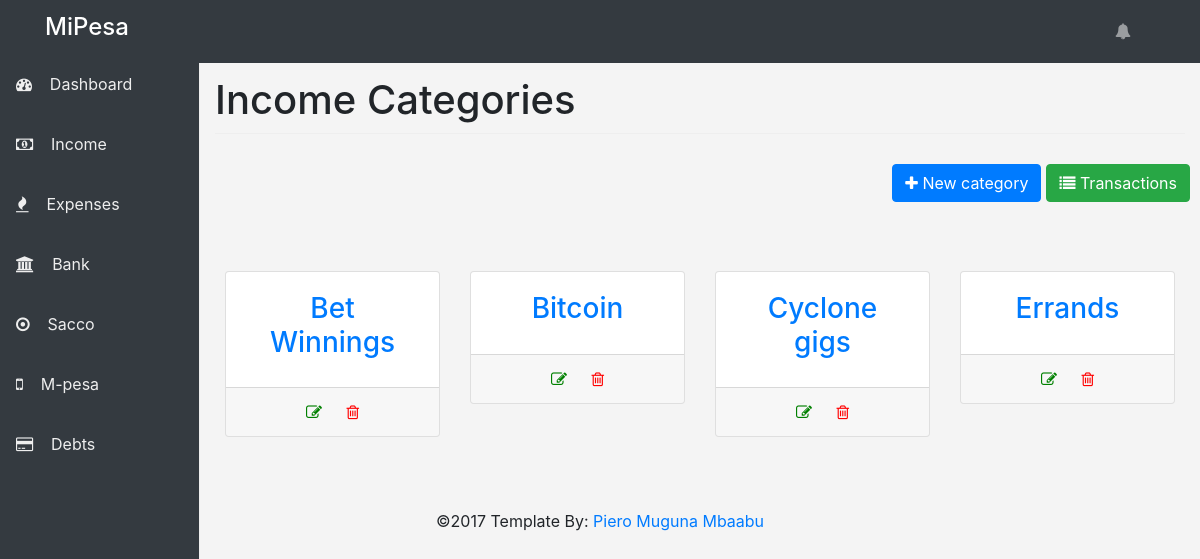
The app's page /income/ with its own data.
### income/models.py (models this page shows, shortened)
class Category(models.Model):
	category_name = models.CharField(max_length=200)
	date_created = models.DateTimeField(auto_now_add=True)

### income/views.py (the view)
def categories(request):
	template = 'income/categories.html'
	context = {
		'categories' : Category.objects.all().order_by('category_name'),
	}
	return render(request, template, context)

### income/templates/income/categories.html (shortened to what this page needs)
{% extends "base.html" %}
{% block page_title %}Income Categories{% endblock %}
{% block content %}
<section class="page-head">
	<div class="row">
		<div class="page-nav">
			<a type="button" class="btn btn-success pull-right" href="{% url 'income:income_transactions' %}">
			  <i class="fa fa-list"></i> Transactions
			</a>
			<button type="button" class="btn btn-primary pull-right" data-toggle="modal" data-target="#newCategory">
			  <i class="fa fa-plus"></i> New category
			</button>
		</div>
	</div>
</section>
<section class="page-body">
	<div class="row">
		{% for category in categories %}
		<div class="col-md-3">
			<a href="{% url 'income:fetch_category' category.pk %}">
			<div class="card category text-center">
				<div class="card-body">
					<h3>{{ category.category_name }}</h3>
				</div>
				<div class="card-footer">
					<a href="{% url 'income:edit_category' category.pk %}" style="color: green;"><i class="fa fa-edit"></i></a>
					<a href="{% url 'income:delete_category' category.pk %}" style="color: red;" onclick="return confirm('This action is irreversible. Are you sure?')"><i class="fa fa-trash-o"></i></a>
				</div>
			</div>
			</a>
		</div>
		{% empty %}
		<h3 class="text-center">No categories to display!</h3>
		{% endfor %}
	</div>
</section>
{% endblock %}

### static/css/style.css (style rules this page uses)
body { background: #f4f4f4f4; }
.page-body { padding: 10px; margin-top: 3%; }
.page-nav { padding: 10px 5px; margin-bottom: 2%; width: 100%; }
.page-nav .btn { margin-right: 5px; }
.category { margin-bottom: 5%; text-decoration: none; }
.category .card-footer a { margin-right: 20px; }
.fa-trash-o { color: red; }
.fa-edit { color: green; }

### records on screen
Category: category_name "Bet Winnings"
Category: category_name "Bitcoin"
Category: category_name "Cyclone gigs"
Category: category_name "Errands"
